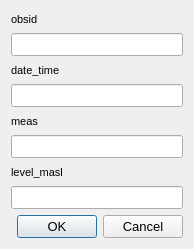
<?xml version="1.0" encoding="UTF-8"?>
<ui version="4.0">
 <class>TheDialog</class>
 <widget class="QDialog" name="the_dialog">
  <property name="windowModality">
   <enum>Qt::ApplicationModal</enum>
  </property>
  <property name="geometry">
   <rect>
    <x>0</x>
    <y>0</y>
    <width>194</width>
    <height>249</height>
   </rect>
  </property>
  <property name="sizePolicy">
   <sizepolicy hsizetype="Preferred" vsizetype="Preferred">
    <horstretch>0</horstretch>
    <verstretch>0</verstretch>
   </sizepolicy>
  </property>
  <property name="minimumSize">
   <size>
    <width>0</width>
    <height>0</height>
   </size>
  </property>
  <property name="maximumSize">
   <size>
    <width>16777215</width>
    <height>16777215</height>
   </size>
  </property>
  <property name="windowTitle">
   <string>Dialog</string>
  </property>
  <layout class="QGridLayout" name="grid_layout">
   <item row="0" column="0">
    <widget class="QLabel" name="label">
     <property name="minimumSize">
      <size>
       <width>40</width>
       <height>0</height>
      </size>
     </property>
     <property name="maximumSize">
      <size>
       <width>70</width>
       <height>16777215</height>
      </size>
     </property>
     <property name="font">
      <font>
       <family>Arial</family>
       <pointsize>8</pointsize>
      </font>
     </property>
     <property name="text">
      <string>obsid</string>
     </property>
     <property name="alignment">
      <set>Qt::AlignLeading|Qt::AlignLeft|Qt::AlignVCenter</set>
     </property>
    </widget>
   </item>
   <item row="1" column="0">
    <widget class="QLineEdit" name="obsid">
     <property name="sizePolicy">
      <sizepolicy hsizetype="Expanding" vsizetype="Fixed">
       <horstretch>0</horstretch>
       <verstretch>0</verstretch>
      </sizepolicy>
     </property>
     <property name="minimumSize">
      <size>
       <width>0</width>
       <height>0</height>
      </size>
     </property>
     <property name="maximumSize">
      <size>
       <width>16777215</width>
       <height>16777215</height>
      </size>
     </property>
     <property name="font">
      <font>
       <family>Arial</family>
       <pointsize>10</pointsize>
      </font>
     </property>
    </widget>
   </item>
   <item row="2" column="0">
    <widget class="QLabel" name="label_2">
     <property name="minimumSize">
      <size>
       <width>130</width>
       <height>0</height>
      </size>
     </property>
     <property name="maximumSize">
      <size>
       <width>3000</width>
       <height>16777215</height>
      </size>
     </property>
     <property name="font">
      <font>
       <family>Arial</family>
       <pointsize>8</pointsize>
      </font>
     </property>
     <property name="text">
      <string>date_time</string>
     </property>
     <property name="alignment">
      <set>Qt::AlignLeading|Qt::AlignLeft|Qt::AlignVCenter</set>
     </property>
    </widget>
   </item>
   <item row="3" column="0">
    <widget class="QLineEdit" name="date_time">
     <property name="sizePolicy">
      <sizepolicy hsizetype="Expanding" vsizetype="Fixed">
       <horstretch>0</horstretch>
       <verstretch>0</verstretch>
      </sizepolicy>
     </property>
     <property name="minimumSize">
      <size>
       <width>0</width>
       <height>0</height>
      </size>
     </property>
     <property name="maximumSize">
      <size>
       <width>16777215</width>
       <height>16777215</height>
      </size>
     </property>
     <property name="font">
      <font>
       <family>Arial</family>
       <pointsize>10</pointsize>
      </font>
     </property>
    </widget>
   </item>
   <item row="4" column="0">
    <widget class="QLabel" name="label_10">
     <property name="minimumSize">
      <size>
       <width>40</width>
       <height>0</height>
      </size>
     </property>
     <property name="maximumSize">
      <size>
       <width>100</width>
       <height>16777215</height>
      </size>
     </property>
     <property name="font">
      <font>
       <family>Arial</family>
       <pointsize>8</pointsize>
      </font>
     </property>
     <property name="text">
      <string>meas</string>
     </property>
     <property name="alignment">
      <set>Qt::AlignLeading|Qt::AlignLeft|Qt::AlignVCenter</set>
     </property>
    </widget>
   </item>
   <item row="5" column="0">
    <widget class="QLineEdit" name="meas">
     <property name="sizePolicy">
      <sizepolicy hsizetype="Expanding" vsizetype="Fixed">
       <horstretch>0</horstretch>
       <verstretch>0</verstretch>
      </sizepolicy>
     </property>
     <property name="minimumSize">
      <size>
       <width>0</width>
       <height>0</height>
      </size>
     </property>
     <property name="maximumSize">
      <size>
       <width>16777215</width>
       <height>16777215</height>
      </size>
     </property>
     <property name="font">
      <font>
       <family>Arial</family>
       <pointsize>10</pointsize>
      </font>
     </property>
    </widget>
   </item>
   <item row="6" column="0">
    <widget class="QLabel" name="label_9">
     <property name="minimumSize">
      <size>
       <width>40</width>
       <height>0</height>
      </size>
     </property>
     <property name="maximumSize">
      <size>
       <width>100</width>
       <height>16777215</height>
      </size>
     </property>
     <property name="font">
      <font>
       <family>Arial</family>
       <pointsize>8</pointsize>
      </font>
     </property>
     <property name="text">
      <string>level_masl</string>
     </property>
     <property name="alignment">
      <set>Qt::AlignLeading|Qt::AlignLeft|Qt::AlignVCenter</set>
     </property>
    </widget>
   </item>
   <item row="7" column="0">
    <widget class="QLineEdit" name="level_masl">
     <property name="sizePolicy">
      <sizepolicy hsizetype="Expanding" vsizetype="Fixed">
       <horstretch>0</horstretch>
       <verstretch>0</verstretch>
      </sizepolicy>
     </property>
     <property name="minimumSize">
      <size>
       <width>0</width>
       <height>0</height>
      </size>
     </property>
     <property name="maximumSize">
      <size>
       <width>16777215</width>
       <height>16777215</height>
      </size>
     </property>
     <property name="font">
      <font>
       <family>Arial</family>
       <pointsize>10</pointsize>
      </font>
     </property>
    </widget>
   </item>
   <item row="8" column="0">
    <widget class="QDialogButtonBox" name="button_box">
     <property name="font">
      <font>
       <family>Arial</family>
       <pointsize>10</pointsize>
      </font>
     </property>
     <property name="standardButtons">
      <set>QDialogButtonBox::Cancel|QDialogButtonBox::Ok</set>
     </property>
    </widget>
   </item>
  </layout>
 </widget>
 <resources/>
 <connections/>
</ui>
